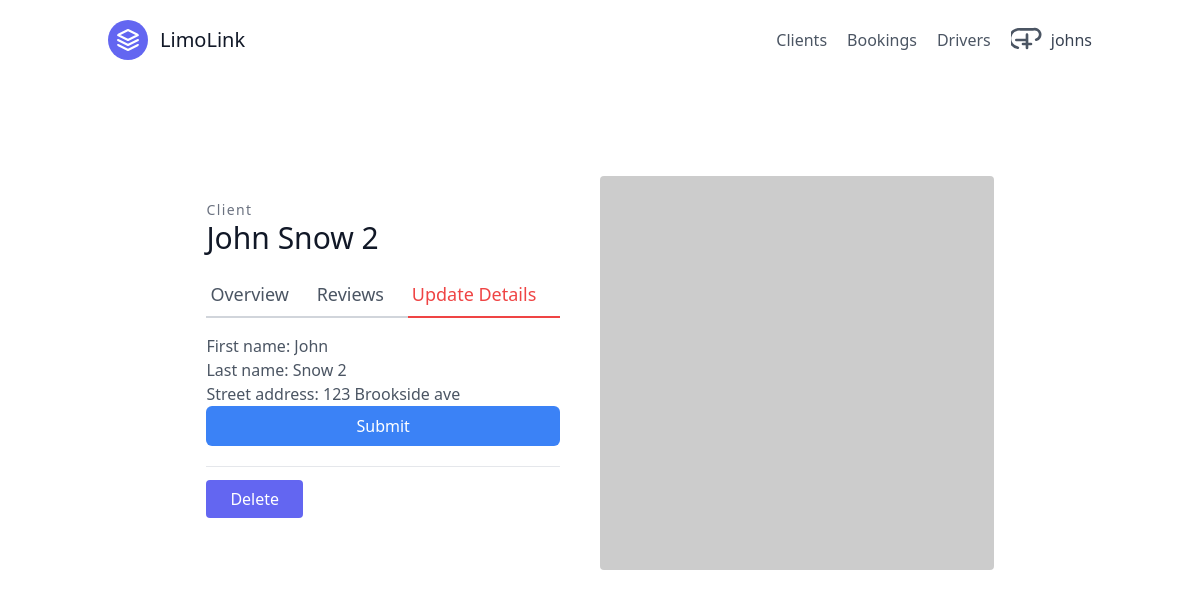
The app's page /clients/1/update/ (signed in) with its own data.
### clients/models.py (models this page shows, shortened)
class User(AbstractUser):
    is_active = models.BooleanField(default=True)

class Client(models.Model):
    first_name = models.CharField(max_length=100)
    last_name = models.CharField(max_length=100)
    email = models.EmailField()
    phone = models.CharField(max_length=15)
    street_address = models.CharField(max_length=255, blank=True)
    city = models.CharField(max_length=100, blank=True)
    state = models.CharField(max_length=100, blank=True)
    postal_code = models.CharField(max_length=20, blank=True)
    preferred_contact_method = models.CharField(max_length=50, blank=True)

### clients/views.py (the view, shortened to what this page needs)
# urls.py: path('<int:pk>/update/', ClientUpdateView.as_view(), name="client-update"),
class ClientUpdateView(LoginRequiredMixin, generic.UpdateView):
    template_name = "clients/client_update.html"
    queryset = Client.objects.all()
    form_class = ClientModelForm

### clients/forms.py
class ClientModelForm(forms.ModelForm):
  class Meta:
    model = Client
    fields = (
      'first_name',
      'last_name',
      'street_address'
    )

### templates/clients/client_update.html (shortened to what this page needs)
{% extends "base.html"%}
{% load tailwind_filters %}
{% block content %}
<section class="text-gray-600 body-font overflow-hidden">
  <div class="container px-5 py-24 mx-auto">
    <div class="lg:w-4/5 mx-auto flex flex-wrap">
      <div class="lg:w-1/2 w-full lg:pr-10 lg:py-6 mb-6 lg:mb-0">
        <h2 class="text-sm title-font text-gray-500 tracking-widest">Client</h2>
        <h1 class="text-gray-900 text-3xl title-font font-medium mb-4">
          {{ client.first_name }} {{ client.last_name }}
        </h1>
        <div class="flex mb-4">
          <a href="{% url 'clients:client-detail' client.pk %}"
            class="flex-grow border-b-2 border-gray-300 py-2 text-lg px-1">Overview </a>
          <a class="flex-grow border-b-2 border-gray-300 py-2 text-lg px-1">Reviews</a>
          <a href="/clients/{{ client.pk }}/update/"
            class="flex-grow text-red-500 border-b-2 border-red-500 py-2 text-lg px-1">Update Details</a>
        </div>
        <form method="post">
          {{ form|crispy }}
          <button type="submit"
            class="w-full text-white bg-blue-500 hover:bg-blue-600 px-3 py-2 rounded-md">Submit</button>
        </form>
        <div class="mt-5 py-5 border-t border-gray-200">
          <a href="/clients/{{ client.pk }}/delete/"
            class="w-1/2 mt-3 text-white bg-indigo-500 border-0 py-2 px-6 focus:outline-none hover:bg-indigo-600 rounded">
            Delete
          </a>
        </div>
      </div>
      <img alt="ecommerce" class="lg:w-1/2 w-full lg:h-auto h-64 object-cover object-center rounded"
        src="https://dummyimage.com/400x400">
    </div>
  </div>
</section>
{% endblock content %}

### templates/navbar.html (shortened to what this page needs)
<header class="text-gray-600 body-font">
  <div class="container mx-auto flex flex-wrap p-5 flex-col md:flex-row items-center">
    <a class="flex title-font font-medium items-center text-gray-900 mb-4 md:mb-0">
      <svg xmlns="http://www.w3.org/2000/svg" fill="none" stroke="currentColor" stroke-linecap="round"
        stroke-linejoin="round" stroke-width="2" class="w-10 h-10 text-white p-2 bg-indigo-500 rounded-full"
        viewBox="0 0 24 24">
        <path d="M12 2L2 7l10 5 10-5-10-5zM2 17l10 5 10-5M2 12l10 5 10-5"></path>
      </svg>
      <span class="ml-3 text-xl">LimoLink</span>
    </a>
    <nav class="md:ml-auto flex flex-wrap items-center text-base justify-center">
      <a href="{% url 'clients:client-list' %}" class="mr-5 hover:text-gray-900">Clients</a>
      <a href="{% url 'bookings:booking-list' %}" class="mr-5 hover:text-gray-900">Bookings</a>
      <a href="{% url 'drivers:driver-list' %}" class="mr-5 hover:text-gray-900">Drivers</a>
    </nav>
    {% if request.user.is_authenticated %}
    <div x-data="{ open: false }" class="relative">
      <button @click="open = !open"
        class="flex items-center space-x-2 text-gray-700 hover:text-gray-900 focus:outline-none">
        <svg class="w-8 h-8 text-gray-600 hover:text-gray-900" xmlns="http://www.w3.org/2000/svg" fill="none"
          viewBox="0 0 24 24" stroke="currentColor">
          <path stroke-linecap="round" stroke-linejoin="round" stroke-width="2"
            d="M5.121 17.804A4 4 0 017.197 4h9.606a4 4 0 012.076 7.804M9 15h6m-3-3v6m0-6V8m0 4H4" />
        </svg>
        <span class="hidden sm:inline">{{ request.user.username }}</span>
      </button>
    </div>
    {% endif %}
  </div>
</header>

### records on screen
User: user.username "johns"
Client: first_name "John", last_name "Snow 2", street_address "123 Brookside ave"
